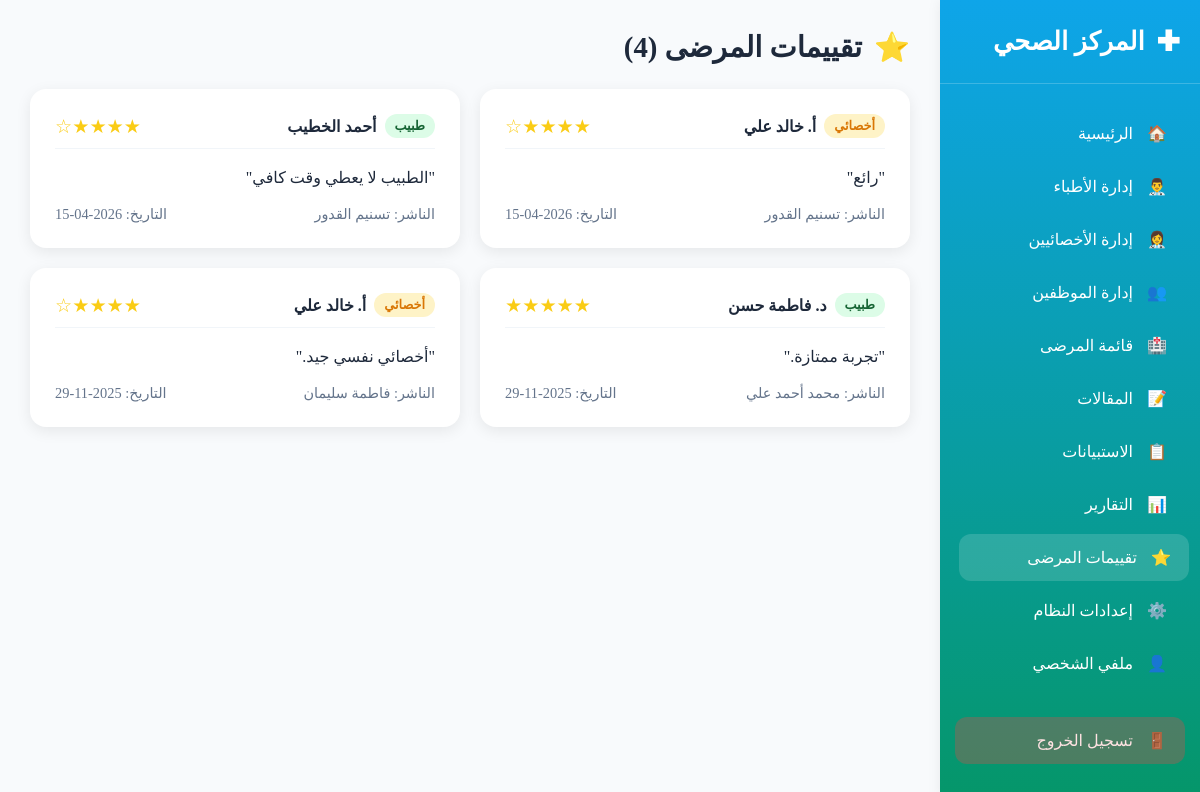
Page /admin/reviews.php (signed in) on the committed database.
### tables this page shows
CREATE TABLE `ratings` (
  `id` int NOT NULL,
  `patient_id` int NOT NULL,
  `entity_id` int NOT NULL,
  `entity_type` enum('doctor','specialist','center') NOT NULL,
  `rating` int NOT NULL,
  `comment` text,
  `created_at` timestamp NOT NULL DEFAULT CURRENT_TIMESTAMP
);

CREATE TABLE `patients` (
  `id` int NOT NULL,
  `full_name` varchar(100) NOT NULL,
  `email` varchar(100) DEFAULT NULL,
  `phone` varchar(20) DEFAULT NULL,
  `dob` date DEFAULT NULL,
  `gender` enum('male','female','other','ذكر','أنثى') DEFAULT NULL,
  `address` text,
  `created_at` timestamp NOT NULL DEFAULT CURRENT_TIMESTAMP,
  `password` varchar(255) NOT NULL DEFAULT ''
);

### admin/reviews.php (the view, shortened to what this page needs)
<?php
$database = new Database();
$conn = $database->getConnection();
$query = "
    SELECT
        r.id,
        r.rating,
        r.comment,
        r.entity_type,
        r.created_at,
        p.full_name as patient_name,
        CASE r.entity_type
            WHEN 'doctor' THEN d.full_name
            WHEN 'specialist' THEN s.full_name
            WHEN 'center' THEN 'المركز الصحي العام'
            ELSE 'غير معروف'
        END as rated_entity_name,
        r.entity_id
    FROM ratings r
    JOIN patients p ON r.patient_id = p.id
    LEFT JOIN doctors d ON r.entity_type = 'doctor' AND r.entity_id = d.id
    LEFT JOIN specialists s ON r.entity_type = 'specialist' AND r.entity_id = s.id
    ORDER BY r.created_at DESC
";
$stmt = $conn->query($query);
$reviews = $stmt->fetchAll(PDO::FETCH_ASSOC);
$review_count = count($reviews);
?>
<!DOCTYPE html>
<html lang="ar" dir="rtl">
<head>
    <?php include 'includes/sidebar.php' ?>
</head>
<body>
    <div class="main-content">
        <div class="page-header">
            <h1 class="page-title">
                <span class="icon">⭐</span>
                تقييمات المرضى (<?= $review_count ?>)
            </h1>
        </div>
        <?php if ($review_count > 0): ?>
        <div class="reviews-grid">
            <?php foreach ($reviews as $review): ?>
            <div class="review-card">
                <div>
                    <div class="review-header">
                        <div class="rated-entity">
                            <span class="entity-type-badge badge-<?= $review['entity_type'] ?>">
                                <?= match($review['entity_type']) { 'doctor' => 'طبيب', 'specialist' => 'أخصائي', 'center' => 'المركز العام' } ?>
                            </span>
                             <?= htmlspecialchars($review['rated_entity_name']) ?>
                        </div>
                        <div class="rating-stars">
                            <?= str_repeat('★', $review['rating']) . str_repeat('☆', 5 - $review['rating']) ?>
                        </div>
                    </div>
                    <p class="review-comment">"<?= nl2br(htmlspecialchars($review['comment'] ?? 'لا يوجد تعليق مكتوب.')) ?>"</p>
                </div>
                <div class="reviewer-info">
                    <span>الناشر: <?= htmlspecialchars($review['patient_name']) ?></span>
                    <span>التاريخ: <?= date('Y-m-d', strtotime($review['created_at'])) ?></span>
                </div>
            </div>
            <?php endforeach; ?>
        </div>
        <?php endif; ?>
    </div>
</body>
</html>

### admin/reviews.php (style rules this page uses)
* { margin: 0; padding: 0; box-sizing: border-box; }
.main-content { margin-right: 260px; padding: 30px; }
.page-header { display: flex; justify-content: space-between; align-items: center; margin-bottom: 25px; flex-wrap: wrap; gap: 15px; }
.page-title { font-size: 1.8rem; font-weight: 700; color: var(--text-color); display: flex; align-items: center; gap: 12px; }
.reviews-grid { display: grid; grid-template-columns: repeat(auto-fit, minmax(300px, 1fr)); gap: 20px; }
.review-card { background: var(--card-bg); border-radius: 16px; padding: 25px; box-shadow: 0 4px 15px var(--card-shadow); display: flex; flex-direction: column; justify-content: space-between; }
.review-header { display: flex; justify-content: space-between; align-items: center; margin-bottom: 15px; border-bottom: 1px solid var(--border-color); padding-bottom: 10px; }
.rating-stars { color: #facc15; font-size: 1.2rem; }
.rated-entity { font-weight: 600; color: var(--text-color); display: flex; align-items: center; gap: 8px; }
.review-comment { line-height: 1.7; color: var(--text-color); margin-bottom: 15px; flex-grow: 1; }
.reviewer-info { display: flex; justify-content: space-between; font-size: 0.9rem; color: var(--muted-text); }
.entity-type-badge { padding: 4px 10px; border-radius: 12px; font-size: 0.8rem; font-weight: 600; }
.badge-doctor { background: #dcfce7; color: #166534; }
.badge-specialist { background: #fef3c7; color: #d97706; }

### admin/includes/theme_logic.php (style rules this page uses)
:root { --bg-color: #f8fafc; --text-color: #1e293b; --card-bg: white; --card-shadow: rgba(0,0,0,0.08); --header-bg: white; --header-shadow: rgba(0,0,0,0.08); --sidebar-bg: linear-gradient(180deg, #0ea5e9 0%, #059669 100%); --sidebar-text: white; --border-color: #f1f5f9; --muted-text: #64748b; --stat-title-color: #64748b; --toggle-bg: #e2e8f0; --toggle-thumb: white; --department-active: #dcfce7; --department-inactive: #fee2e2; --department-active-text: #166534; --department-inactive-text: #dc2626; }
body { background-color: var(--bg-color); color: var(--text-color); transition: background-color 0.3s ease, color 0.3s ease; }

### rows in the picture
ratings: entity_type "أخصائي", rated_entity_name "أ. خالد علي", rating "★★★★", rating "☆", comment "رائع", patient.full_name "تسنيم القدور", created_at "2026-04-15"
ratings: entity_type "طبيب", rated_entity_name "أحمد الخطيب", rating "★★★★", rating "☆", comment "الطبيب لا يعطي وقت كافي", patient.full_name "تسنيم القدور", created_at "2026-04-15"
ratings: entity_type "طبيب", rated_entity_name "د. فاطمة حسن", rating "★★★★★", comment "تجربة ممتازة.", patient.full_name "محمد أحمد علي", created_at "2025-11-29"
ratings: entity_type "أخصائي", rated_entity_name "أ. خالد علي", rating "★★★★", rating "☆", comment "أخصائي نفسي جيد.", patient.full_name "فاطمة سليمان", created_at "2025-11-29"

### other values in the picture
$review_count "4"
